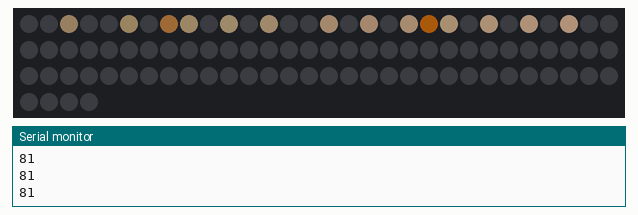
Recording of a sketch running on a simulated Arduino Uno, built with avr-gcc and run on an emulated ATmega328P. Shown: 94 RGB LEDs in strip order, left to right, continuing on the next row, the last lines printed to the serial monitor. Dim RGB values are drawn brighter than linear; colours are those a GRB WS2812 strip shows for the declared byte order; random numbers use the default seed unless the sketch sets one.

Above: at 0.46 s.
At 4.4 s:
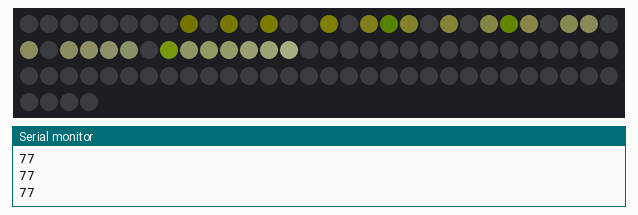
At 10.41 s:
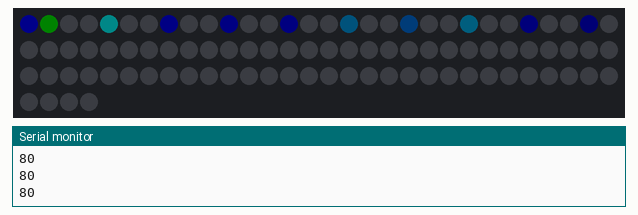
At 18.08 s:
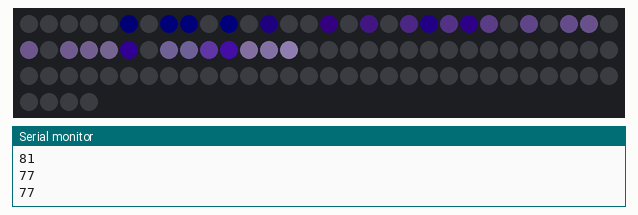
At 28.33 s:
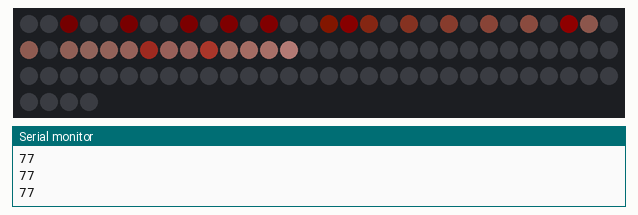
At 38.59 s:
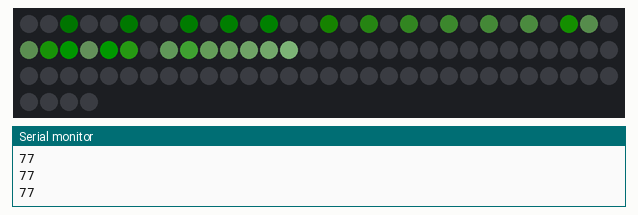

The sketch:

Arduino_firework.ino
```cpp
#include "FastLED.h"

#define LED_DT 6                                              // Pin led data
#define COLOR_ORDER RGB
#define LED_TYPE WS2812
#define NUM_LEDS 94                                           // Count leds

uint8_t max_bright = 255;                                     // Overall brightness definition. It can be changed on the fly.
struct CRGB leds[NUM_LEDS];                                   // Initialize our LED array.

// Initialize global variables for sequences
int thisdelay = 8;                                            // A delay value for the sequence(s)                        ********* CHANGE ME **************

int thissat = 255;                                            // Standard fully saturated LED
int thisbright = 255;                                         // Standard fully bright LED

// GRAVBALL VARIABLES
int gravity = -8;                                             // Gravity                                                 ********* CHANGE ME **************
int drag = 0;                                                 // Not required due to losses in 16 bit math. Not used.
int timeinc = 2;                                              // A time increment.
int maxcount = 100;                                           // Maximum number of explosion frames.
int mycount = 0;                                              // Repeat the explosion counter.


// Inital speed variables can be changed to make it go HIGHER!!!
int streamervelocity = 500;                                   // Velocity of the initial streamer that goes into the air. ********* CHANGE ME **************
int explosionvelocity = 500;                                  // Maximum velocity of the explosion.                       ********* CHANGE ME **************


uint8_t thisstatus = 0;                                       // Used to determine which state our finite state machine is in.

#define numgravs 6                                            // How many gravs we are using. The first one is our streamer.  ********* CHANGE ME **************

typedef struct {                                              // Define a structure for the gravs.
      long distold;                                           // I defined this as 'long' so that it'll work with longer strips.
      long distance;                                          // Ditto.
      int velold;
      int velocity;
      int thishue;
      int thissat;
      int thisbright;
  }  gravs;

gravs mygravs[numgravs];


void setup() {
  Serial.begin(57600);
  LEDS.addLeds<LED_TYPE, LED_DT, COLOR_ORDER>(leds, NUM_LEDS).setCorrection(TypicalLEDStrip);
  FastLED.setBrightness(max_bright);                          // Too bright chews up a lot of current and is overkill at nighttime.
  set_max_power_in_volts_and_milliamps(5, 500);               // FastLED 2.1 Power management set at 5V, 500mA.
} // setup()


void loop () {
  fire();                                                     // It's really a finite state machine, so no huge 'for' loops.
  show_at_max_brightness_for_power();                         // Display the LED's
  delay_at_max_brightness_for_power(thisdelay*2.5);           // And delay
  Serial.println(LEDS.getFPS());
} // loop()


void fire() {                                                 // States of fireworks, need to be loop friendly.
  switch (thisstatus) {
    case 0: firestart(); break;                               // Initialize the first element of array to shoot into the 'sky'.
    case 1: fireup(); break;                                  // Send it up. Once it reaches the top, we change status to '2'
    case 2: explodeinit(); break;                             // Initialize the array for the remainder of the fireworks elements. and change status.
    case 3: explode(); break;                                 // Now, let's explode them for a count duration and reset to 0 when done.
    default: break;
  }
} // fire()


void firestart() {                                            // Initialize variable for a new streamer being shot into the 'sky'.
  mygravs[0].distold = 0;
  mygravs[0].distance = 0;
  mygravs[0].velold = streamervelocity;                       // Goes to a maximum distance of ~18000. Needs more LED's
  mygravs[0].velocity = streamervelocity;
  mygravs[0].thishue = random8();                             // Might as well make it multi-coloured
  mygravs[0].thissat = 50;                                    // But not very saturated
  mygravs[0].thisbright = 128;
  thisstatus = 1;
} // firestart()


void fireup() {                                               // Shoot fireworks into the air.

  mygravs[0].velocity = mygravs[0].velold + gravity*timeinc;  // Split gravity math into two lines for simplicity.
  mygravs[0].distance = mygravs[0].distold + mygravs[0].velocity*timeinc;

  int i = map(mygravs[0].distance, 0, 32767, 0, NUM_LEDS);

  mygravs[0].velold = mygravs[0].velocity;                    // Capture the current velocity/distance.
  mygravs[0].distold = mygravs[0].distance;

  if (i < NUM_LEDS) leds[i] = CHSV(mygravs[0].thishue, mygravs[0].thissat, mygravs[0].thisbright);     // Let's get ready to display it, but not if it's too high.
  if(mygravs[0].velold <= 0) thisstatus = 2;                  // Starting to fall, so let's stop this nonsense.

  for (int j = 0; j < NUM_LEDS; j++) leds[j].fadeToBlackBy(16);  // The trail fades slowly over time.

  if (i > 3) {                                                // Add a bit of a sparkly trailer above the ground, but make sure that trailer is ABOVE the ground.
    if (random8() >220) {
      leds[i-3] = CHSV(mygravs[0].thishue, random8(100, 200), mygravs[0].thisbright);  // Add a bit more saturation to the colour.
    }
  }
} // fireup()


void explodeinit () {
  for (int k=1; k< numgravs; k++) {
    mygravs[k].distold = mygravs[0].distance;                 // We start off with a height where the original element stopped.
    mygravs[k].distance = mygravs[0].distance;
    mygravs[k].velold = random16(-50, explosionvelocity);     // Kablooey!!
    mygravs[k].velocity = mygravs[k].velold;
    mygravs[k].thishue = random8();                           // Different coloured elements, which are
    mygravs[k].thissat = thissat;                             // rich in colour
    mygravs[k].thisbright = thisbright;                       // and very bright.
  }
  mycount = 0;                                                // This is a counter for the # of times to go through the exploding loop.
  thisstatus = 3;                                             // Once done initializing, let's move onto the next step of exploding.
} // explodeinit()


void explode() {

  if (mycount++ >=maxcount) thisstatus = 0;                   // Only do this so many times.

  for (int k=1; k < numgravs; k++) {

    mygravs[k].velocity = mygravs[k].velold + gravity*timeinc;               // Split gravity math into two lines for simplicity
    mygravs[k].distance = mygravs[k].distold + mygravs[k].velocity*timeinc;

    int i = map(mygravs[k].distance, 0, 32767, 0, NUM_LEDS);

    mygravs[k].velold = mygravs[k].velocity;                                 // Capture the current velocity/distance
    mygravs[k].distold = mygravs[k].distance;

    if (mygravs[k].distance < 0) {mygravs[k].thisbright = 0;}                // It landed. Sorry, no bounce.

    if (i < NUM_LEDS && i >= 0) leds[i] += CHSV(mygravs[k].thishue, thissat, thisbright);    // Let's get ready to display it, but be careful of limits.
  }
  for (int j = 0; j < NUM_LEDS; j++) leds[j].fadeToBlackBy(16);              // Fade everything over time. I could also use nscale8(224) or thereabouts.
} // explode()
```
